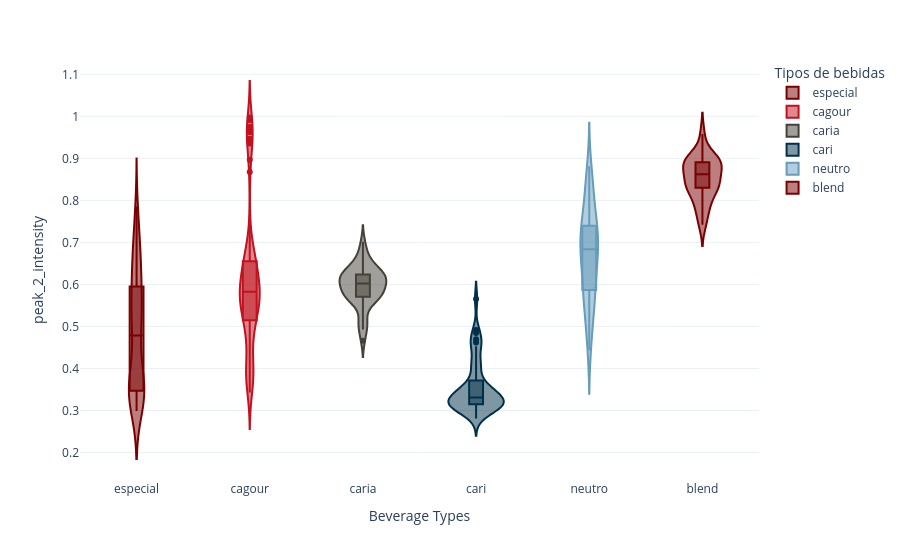

This figure's notebook cell:
### Markdown cell above
### Y axis Intesity Distribution for Beverage_type

### Code cell
fig = groupby_violin('peak_2_intensity',
                     peaks)
fig.show()

### Figure 1 — Plotly figure (JSON) as saved in the notebook; plotly's stock layout.template omitted (floating-point values rounded to 4 significant figures)
{"data": [{"alignmentgroup": "True", "box": {"visible": true}, "hovertemplate": "Tipos de bebidas=%{x}<br>peak_2_intensity=%{y}<extra></extra>", "legendgroup": "especial", "marker": {"color": "#780000"}, "name": "especial", "offsetgroup": "especial", "orientation": "v", "scalegroup": "True", "showlegend": true, "type": "violin", "x": ["especial", "especial", "especial", "especial", "especial", "especial", "especial", "especial", "especial", "especial", "especial", "especial", "especial", "especial", "especial", "especial", "especial", "especial", "especial", "especial", "especial", "especial", "especial", "especial", "especial", "especial", "especial", "especial", "especial", "especial", "especial", "especial", "especial", "especial", "especial", "especial", "especial", "especial", "especial", "especial", "especial", "especial", "especial", "especial", "especial", "especial", "especial", "especial", "especial", "especial", "especial", "especial", "especial", "especial", "especial", "especial", "especial", "especial", "especial", "especial", "especial", "especial", "especial", "especial", "especial", "especial", "especial", "especial", "especial", "especial", "especial", "especial", "especial", "especial", "especial", "especial", "especial", "especial", "especial", "especial", "especial", "especial", "especial", "especial", "especial", "especial", "especial", "especial", "especial", "especial", "especial", "especial", "especial", "especial", "especial", "especial", "especial", "especial", "especial", "especial", "especial", "especial", "especial", "especial", "especial", "especial", "especial", "especial", "especial", "especial", "especial", "especial", "especial", "especial", "especial", "especial", "especial", "especial", "especial", "especial", "especial", "especial", "especial", "especial", "especial"], "x0": " ", "xaxis": "x", "y": [0.5092, 0.5119, 0.4504, 0.476, 0.5019, 0.5513, 0.5073, 0.4988, 0.538, 0.5285, 0.4848, 0.5468, 0.4749, 0.4833, 0.4934, 0.3629, 0.3469, 0.3648, 0.3529, 0.3259, 0.3575, 0.3894, 0.334, 0.3848, 0.3447, 0.3336, 0.3246, 0.3575, 0.3335, 0.3115, 0.34, 0.343, 0.2989, 0.3247, 0.3652, 0.3201, 0.3262, 0.3072, 0.3171, 0.3211, 0.5755, 0.5358, 0.5569, 0.5946, 0.6459, 0.5911, 0.5551, 0.5636, 0.5214, 0.53, 0.5626, 0.5307, 0.5371, 0.5146, 0.6138, 0.3368, 0.3344, 0.3779, 0.3138, 0.3699, 0.3148, 0.3417, 0.3479, 0.3242, 0.3606, 0.3469, 0.3479, 0.3182, 0.307, 0.3478, 0.4787, 0.4566, 0.3586, 0.421, 0.399, 0.4017, 0.3882, 0.4454, 0.4664, 0.4318, 0.7687, 0.6987, 0.7857, 0.6929, 0.6508, 0.7711, 0.6406, 0.7484, 0.6761, 0.7568, 0.6596, 0.6792, 0.6772, 0.6993, 0.7456, 0.6474, 0.6678, 0.6636, 0.6875, 0.7167, 0.5748, 0.7281, 0.5883, 0.6136, 0.6234, 0.5533, 0.5978, 0.6764, 0.6022, 0.5591, 0.6536, 0.593, 0.593, 0.6251, 0.6536, 0.327, 0.3455, 0.3601, 0.3467, 0.3357, 0.3649, 0.3499, 0.342, 0.3812, 0.3373], "y0": " ", "yaxis": "y"}, {"alignmentgroup": "True", "box": {"visible": true}, "hovertemplate": "Tipos de bebidas=%{x}<br>peak_2_intensity=%{y}<extra></extra>", "legendgroup": "cagour", "marker": {"color": "#c1121f"}, "name": "cagour", "offsetgroup": "cagour", "orientation": "v", "scalegroup": "True", "showlegend": true, "type": "violin", "x": ["cagour", "cagour", "cagour", "cagour", "cagour", "cagour", "cagour", "cagour", "cagour", "cagour", "cagour", "cagour", "cagour", "cagour", "cagour", "cagour", "cagour", "cagour", "cagour", "cagour", "cagour", "cagour", "cagour", "cagour", "cagour", "cagour", "cagour", "cagour", "cagour", "cagour", "cagour", "cagour", "cagour", "cagour", "cagour", "cagour", "cagour", "cagour", "cagour", "cagour", "cagour", "cagour", "cagour", "cagour", "cagour", "cagour", "cagour", "cagour", "cagour", "cagour", "cagour", "cagour", "cagour", "cagour", "cagour", "cagour", "cagour", "cagour", "cagour", "cagour", "cagour", "cagour", "cagour", "cagour", "cagour", "cagour", "cagour", "cagour", "cagour", "cagour", "cagour", "cagour", "cagour", "cagour", "cagour", "cagour", "cagour", "cagour", "cagour", "cagour", "cagour", "cagour", "cagour", "cagour", "cagour", "cagour", "cagour", "cagour", "cagour", "cagour", "cagour", "cagour", "cagour", "cagour", "cagour", "cagour", "cagour", "cagour", "cagour", "cagour", "cagour", "cagour", "cagour", "cagour", "cagour"], "x0": " ", "xaxis": "x", "y": [0.9735, 0.9375, 0.9619, 0.9628, 0.9455, 0.8678, 0.9468, 0.9906, 0.97, 0.9684, 0.8968, 0.9653, 0.9975, 0.9746, 0.9357, 0.5933, 0.5597, 0.5322, 0.5413, 0.5991, 0.6122, 0.6552, 0.6283, 0.5491, 0.5361, 0.5615, 0.5704, 0.5926, 0.5993, 0.5994, 0.6431, 0.605, 0.5998, 0.5998, 0.5955, 0.487, 0.6176, 0.5718, 0.565, 0.5692, 0.6025, 0.5511, 0.508, 0.5288, 0.5829, 0.5121, 0.5828, 0.5334, 0.5668, 0.5592, 0.5666, 0.612, 0.5137, 0.4929, 0.5154, 0.554, 0.6673, 0.6083, 0.4857, 0.5975, 0.5555, 0.5378, 0.5673, 0.6645, 0.5969, 0.544, 0.5381, 0.55, 0.5512, 0.5686, 0.4146, 0.3805, 0.458, 0.4697, 0.4585, 0.4755, 0.3992, 0.3992, 0.3429, 0.3822, 0.4024, 0.3869, 0.3876, 0.3685, 0.3789, 0.4087, 0.36, 0.3853, 0.3793, 0.3467, 0.6622, 0.6763, 0.7497, 0.651, 0.6015, 0.6532, 0.6892, 0.662, 0.6256, 0.655, 0.6603, 0.6846, 0.6654, 0.6426, 0.6531], "y0": " ", "yaxis": "y"}, {"alignmentgroup": "True", "box": {"visible": true}, "hovertemplate": "Tipos de bebidas=%{x}<br>peak_2_intensity=%{y}<extra></extra>", "legendgroup": "caria", "marker": {"color": "#454139"}, "name": "caria", "offsetgroup": "caria", "orientation": "v", "scalegroup": "True", "showlegend": true, "type": "violin", "x": ["caria", "caria", "caria", "caria", "caria", "caria", "caria", "caria", "caria", "caria", "caria", "caria", "caria", "caria", "caria", "caria", "caria", "caria", "caria", "caria", "caria", "caria", "caria", "caria", "caria", "caria", "caria", "caria", "caria", "caria", "caria", "caria", "caria", "caria", "caria", "caria", "caria", "caria", "caria", "caria", "caria", "caria", "caria", "caria", "caria"], "x0": " ", "xaxis": "x", "y": [0.4927, 0.5566, 0.6083, 0.6229, 0.7017, 0.564, 0.564, 0.572, 0.5889, 0.5784, 0.4662, 0.5497, 0.5124, 0.5836, 0.5836, 0.4971, 0.5662, 0.5662, 0.5216, 0.5729, 0.6511, 0.63, 0.644, 0.6796, 0.6552, 0.6401, 0.6215, 0.6042, 0.6377, 0.5906, 0.6232, 0.5908, 0.608, 0.6115, 0.6166, 0.6157, 0.6217, 0.5782, 0.6023, 0.6694, 0.5997, 0.5932, 0.6316, 0.6255, 0.6157], "y0": " ", "yaxis": "y"}, {"alignmentgroup": "True", "box": {"visible": true}, "hovertemplate": "Tipos de bebidas=%{x}<br>peak_2_intensity=%{y}<extra></extra>", "legendgroup": "cari", "marker": {"color": "#003049"}, "name": "cari", "offsetgroup": "cari", "orientation": "v", "scalegroup": "True", "showlegend": true, "type": "violin", "x": ["cari", "cari", "cari", "cari", "cari", "cari", "cari", "cari", "cari", "cari", "cari", "cari", "cari", "cari", "cari", "cari", "cari", "cari", "cari", "cari", "cari", "cari", "cari", "cari", "cari", "cari", "cari", "cari", "cari", "cari", "cari", "cari", "cari", "cari", "cari", "cari", "cari", "cari", "cari", "cari", "cari", "cari", "cari", "cari", "cari", "cari", "cari", "cari", "cari", "cari", "cari", "cari", "cari", "cari", "cari"], "x0": " ", "xaxis": "x", "y": [0.453, 0.4525, 0.4694, 0.4844, 0.462, 0.4915, 0.4085, 0.4085, 0.4219, 0.5652, 0.3012, 0.3203, 0.3175, 0.3058, 0.3344, 0.3289, 0.3277, 0.3147, 0.3176, 0.3338, 0.3159, NaN, 0.3193, 0.2992, 0.3375, NaN, 0.3035, NaN, 0.3495, 0.3245, 0.3254, 0.3463, 0.3102, 0.3141, 0.3312, 0.2992, 0.2811, 0.3004, 0.3078, 0.3026, 0.3578, NaN, NaN, NaN, 0.3365, 0.355, 0.3746, 0.3169, NaN, 0.3614, NaN, 0.3503, 0.3984, 0.3542, 0.3254], "y0": " ", "yaxis": "y"}, {"alignmentgroup": "True", "box": {"visible": true}, "hovertemplate": "Tipos de bebidas=%{x}<br>peak_2_intensity=%{y}<extra></extra>", "legendgroup": "neutro", "marker": {"color": "#669bbc"}, "name": "neutro", "offsetgroup": "neutro", "orientation": "v", "scalegroup": "True", "showlegend": true, "type": "violin", "x": ["neutro", "neutro", "neutro", "neutro", "neutro", "neutro", "neutro", "neutro", "neutro", "neutro", "neutro", "neutro", "neutro", "neutro", "neutro", "neutro", "neutro", "neutro", "neutro", "neutro", "neutro", "neutro", "neutro", "neutro", "neutro", "neutro", "neutro", "neutro", "neutro", "neutro", "neutro", "neutro", "neutro", "neutro", "neutro", "neutro", "neutro", "neutro", "neutro", "neutro", "neutro", "neutro", "neutro", "neutro", "neutro", "neutro", "neutro", "neutro", "neutro", "neutro", "neutro", "neutro", "neutro", "neutro", "neutro"], "x0": " ", "xaxis": "x", "y": [0.8228, 0.6592, 0.6764, 0.744, 0.8366, 0.6964, 0.5465, 0.6326, 0.66, 0.8814, 0.7347, 0.7158, 0.6856, 0.7357, 0.8257, 0.7115, 0.7016, 0.7361, 0.7311, 0.876, 0.669, 0.6523, 0.6523, 0.7334, 0.6913, 0.7545, 0.8316, 0.7671, 0.7038, 0.8426, 0.7978, 0.6835, 0.7241, 0.8089, 0.7551, 0.5928, 0.548, 0.4433, 0.4522, 0.4837, 0.5065, 0.4882, 0.5674, 0.5528, 0.5461, 0.5519, 0.7408, 0.5757, 0.5852, 0.5964, 0.5782, 0.6183, 0.6504, 0.6463, 0.6296], "y0": " ", "yaxis": "y"}, {"alignmentgroup": "True", "box": {"visible": true}, "hovertemplate": "Tipos de bebidas=%{x}<br>peak_2_intensity=%{y}<extra></extra>", "legendgroup": "blend", "marker": {"color": "#780000"}, "name": "blend", "offsetgroup": "blend", "orientation": "v", "scalegroup": "True", "showlegend": true, "type": "violin", "x": ["blend", "blend", "blend", "blend", "blend", "blend", "blend", "blend", "blend", "blend", "blend", "blend", "blend", "blend", "blend", "blend", "blend", "blend", "blend", "blend", "blend", "blend", "blend", "blend", "blend"], "x0": " ", "xaxis": "x", "y": [0.8977, 0.897, 0.9066, 0.8874, 0.8689, 0.8891, 0.8294, 0.9582, 0.8318, 0.8875, 0.8967, 0.8662, 0.84, 0.742, 0.8368, 0.83, 0.9016, 0.7992, 0.7588, 0.7904, 0.7854, 0.8358, 0.8755, 0.8333, 0.8625], "y0": " ", "yaxis": "y"}], "layout": {"legend": {"title": {"text": "Tipos de bebidas"}, "tracegroupgap": 0}, "margin": {"t": 60}, "violinmode": "overlay", "xaxis": {"anchor": "y", "categoryarray": ["especial", "cagour", "caria", "cari", "neutro", "blend"], "categoryorder": "array", "domain": [0, 1], "title": {"text": "Beverage Types"}}, "yaxis": {"anchor": "x", "domain": [0, 1], "title": {"text": "peak_2_intensity"}}}}
